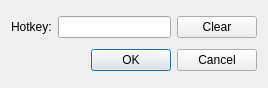
<?xml version="1.0" encoding="UTF-8"?>
<ui version="4.0">
 <class>HotkeyDialog</class>
 <widget class="QDialog" name="HotkeyDialog">
  <property name="geometry">
   <rect>
    <x>0</x>
    <y>0</y>
    <width>268</width>
    <height>88</height>
   </rect>
  </property>
  <property name="windowTitle">
   <string>Grap Hotkey</string>
  </property>
  <property name="modal">
   <bool>true</bool>
  </property>
  <layout class="QVBoxLayout" name="verticalLayout">
   <item>
    <layout class="QHBoxLayout" name="horizontalLayout">
     <item>
      <widget class="QLabel" name="label">
       <property name="text">
        <string>Hotkey:</string>
       </property>
      </widget>
     </item>
     <item>
      <widget class="QLineEdit" name="keyGrabber"/>
     </item>
     <item>
      <widget class="QPushButton" name="clearButton">
       <property name="text">
        <string>Clear</string>
       </property>
       <property name="icon">
        <iconset resource="../icons.qrc">
         <normaloff>:/icons/reset.png</normaloff>:/icons/reset.png</iconset>
       </property>
      </widget>
     </item>
    </layout>
   </item>
   <item>
    <widget class="QDialogButtonBox" name="buttonBox">
     <property name="orientation">
      <enum>Qt::Horizontal</enum>
     </property>
     <property name="standardButtons">
      <set>QDialogButtonBox::Cancel|QDialogButtonBox::Ok</set>
     </property>
    </widget>
   </item>
  </layout>
 </widget>
 <resources>
  <include location="../icons.qrc"/>
  <include location="../icons.qrc"/>
 </resources>
 <connections>
  <connection>
   <sender>buttonBox</sender>
   <signal>accepted()</signal>
   <receiver>HotkeyDialog</receiver>
   <slot>accept()</slot>
   <hints>
    <hint type="sourcelabel">
     <x>248</x>
     <y>254</y>
    </hint>
    <hint type="destinationlabel">
     <x>157</x>
     <y>274</y>
    </hint>
   </hints>
  </connection>
  <connection>
   <sender>buttonBox</sender>
   <signal>rejected()</signal>
   <receiver>HotkeyDialog</receiver>
   <slot>reject()</slot>
   <hints>
    <hint type="sourcelabel">
     <x>316</x>
     <y>260</y>
    </hint>
    <hint type="destinationlabel">
     <x>286</x>
     <y>274</y>
    </hint>
   </hints>
  </connection>
 </connections>
</ui>
